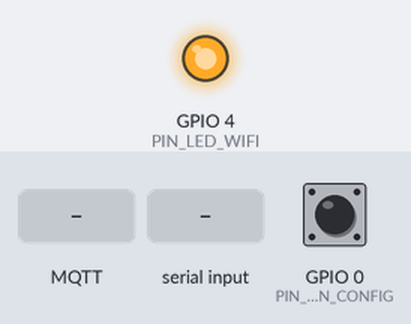
This sketch was run on a simulated ESP8266 (NodeMCU). On the bench: output pins drawn as LEDs (lit = HIGH). Inputs (shaded band) come from the test bench; at power-on: GPIO 0 (PIN_BUTTON_CONFIG) HIGH. WiFi joins after 1.5 s; servers stay silent unless stated; EEPROM starts erased; no MQTT or app messages arrive unless stated; what the sketch prints to the serial monitor is not drawn.

Above: at 1.8 s.
1.9 s: MQTT message "{" arrives on the first subscribed topic
4.3 s: "}" received over Serial
5.8 s: GPIO 0 (PIN_BUTTON_CONFIG) pulled LOW for 3.2 s
At 10.9 s:
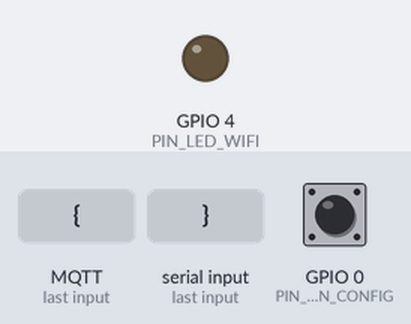
Timing chart, 0 to 12.4 s (numbered marks = the images above; inputs shaded):
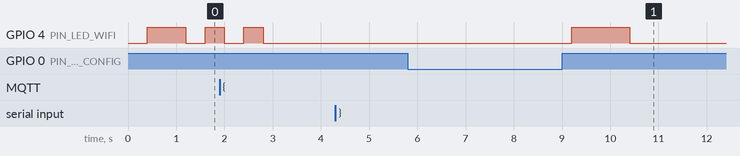

The sketch:

scr_esp.ino
```cpp
/*
 * Wishock.ino
 * Date: 10/9/2017
 */

/*************************************************/
/*                  INCLUDE                      */
/*************************************************/
#include <ESP8266WiFi.h>
#include <PubSubClient.h>
#include <ArduinoJson.h>
#include <EEPROM.h>
#include "user_interface.h"
#include "wishock.h"
#include "state.h"
/*************************************************/
/*                  GLOBAL VARIABLE              */
/*************************************************/

/*************************************************/
/*                  MAIN FUCTION                 */
/*************************************************/
void setup() {
  stateSetup();
}


void loop() {
  stateUpdate();
  stateMachine();

}
```

button.cpp
```cpp
/***************************************************************************************
* INCLUDE
***************************************************************************************/
#include <ESP8266WiFi.h>
#include "button.h"
#include "device.h"
#include "mqtt.h"
#include "protocol.h"

/***************************************************************************************
* LOCAL VARIABLES
***************************************************************************************/

/***************************************************************************************
* EXTERN VARIABLES
***************************************************************************************/
bool isButtonPressed = false;
/***************************************************************************************
* PUBLIC FUNCTION
***************************************************************************************/
/**
 * @brief       Init all button
 * @param       None
 */
void buttonInit(void){
    pinMode(PIN_BUTTON_CONFIG, INPUT_PULLUP);
}

/**
 * @brief       Button config check
 * @param       None
 * @retval      true
 *              false
 */
bool buttonConfigCheck(void){
    static uint8_t buttonLastStatus = HIGH;
    static uint32_t buttonLastPressed = 0;
    uint8_t buttonStatus = digitalRead(PIN_BUTTON_CONFIG);
    if(buttonStatus != buttonLastStatus){
        if(buttonStatus == LOW){
            buttonLastPressed = millis();
        }
    }
    else{
        if(buttonStatus == LOW){
            if((millis() - buttonLastPressed) > 3000){
                return true;
            }
        }
    }
    buttonLastStatus = buttonStatus;
    return false;
}
```

button.h
```cpp
#ifndef __BUTTON_H__
#define __BUTTON_H__

/***************************************************************************************
* INCLUDE
***************************************************************************************/
#include "wishock.h"

/***************************************************************************************
* PUBLIC FUNCTION PROTOTYPES
***************************************************************************************/
void buttonInit(void);
bool buttonConfigCheck(void);


#endif
```

device.cpp
```cpp
/***************************************************************************************
* INCLUDE
***************************************************************************************/
#include "device.h"
#include "button.h"
#include <ESP8266WiFi.h>

/***************************************************************************************
* PRIVATE DEFINES
***************************************************************************************/

/***************************************************************************************
* PUBLIC VARIABLES
***************************************************************************************/

/***************************************************************************************
* PUBLIC FUNCTIONS
***************************************************************************************/
/**
 * Initialize gpio (led, device)
 */
void deviceInit(void){
    pinMode(PIN_LED_WIFI, OUTPUT);
}

/**
 * Turn led wifi ON
 */
void ledWifiOn(void){
    digitalWrite(PIN_LED_WIFI, LOW);
}
/**
 * Turn led wifi OFF
 */
void ledWifiOff(void){
    digitalWrite(PIN_LED_WIFI, HIGH);
}

/**
 * Toggle led
 */
void ledWifiToggle(void){
    if(digitalRead(PIN_LED_WIFI) == HIGH)
        ledWifiOn();
    else
        ledWifiOff();
}
```

device.h
```cpp
#ifndef __DEVICE_H__
#define __DEVICE_H__

/***************************************************************************************
* INCLUDE
***************************************************************************************/
#include "wishock.h"
/***************************************************************************************
* PUBLIC DEFINE
***************************************************************************************/
#define DEVICE_ON     0
#define DEVICE_OFF    1
/***************************************************************************************
* PUBLIC FUNCTION PROTOTYPES
***************************************************************************************/
void deviceInit(void);
void ledWifiOn(void);
void ledWifiOff(void);
void ledWifiToggle(void);


#endif
```

mqtt.cpp
```cpp
/*************************************************/
/*                  INCLUDE                      */
/*************************************************/
#include <ESP8266WiFi.h>
#include <PubSubClient.h>
#include "wishock.h"
#include "protocol.h"
#include "button.h"
#include "device.h"
/*************************************************/
/*                  EXTERN VARIABLE              */
/*************************************************/
char gMqttTopicIn[25];
char gMqttTopicOut[25];
WiFiClient gESPClient;
PubSubClient client(gESPClient);
const char* gMqttServer = "cretacam.ddns.net";
/*************************************************/
/*                  LOCAL  VARIABLE              */
/*************************************************/
char gClientID[25];

/*************************************************/
/*                  FUCTION PROTOTYPE            */
/*************************************************/
String Get_macID (void);
void mqttCreateClientID (void);
/*************************************************/
/*                  MAIN FUNCTION                */
/*************************************************/
/**
 * @brief       process data received from server
 * @param       topic, payload (data) and length
 * @retval      None
 *
 */
void callback(char* topic, byte* payload, unsigned int length) {
  uint8_t byteRecv[length];
  String _mqttRecvData = "";
  #ifdef DEBUG
    Serial.print("DATA: Message arrived [");
    Serial.print(topic);
    Serial.println("] ");
  #endif
  for (int i = 0; i < length; i++)
  {
    byteRecv[i] = (uint8_t)payload[i];
  }
  protocolDataProcess(byteRecv, length);
}
/**
 * @brief       create topic for mqtt to sub and pub, create client ID
 * @param       none
 * @retval      none
 *
 */
void mqttCreateTopic(void)
{
  String _nameTopic = "CSR" + Get_macID();

  String _topic = _nameTopic + "/master";
  _topic.toCharArray(gMqttTopicIn, 24);

  _topic = _nameTopic + "/slave";
  _topic.toCharArray(gMqttTopicOut, 23);
  #ifdef DEBUG
    Serial.print("\r\nDATA: topicIn: ");
    Serial.println(gMqttTopicIn);
    Serial.print("DATA: topicOut: ");
    Serial.println(gMqttTopicOut);
  #endif
  mqttCreateClientID ();
  client.setServer(gMqttServer, 1889);
  client.setCallback(callback);

}
/**
 * @brief       Subscribe a topic with qos 0
 * @param       None
 * @retval      None
 *
 */
void mqttSubscribe(void)
{
   client.subscribe(gMqttTopicIn, 0);
}

/**
 * @brief       connect to mqtt server with ID : gClientID
 * @param       None
 * @retval      0: connect failed
 *              1: connect success
 */
int mqttConnect (void)
{
  return client.connect(gClientID);
}
/**
 * @brief       check connect to mqtt server
 * @param       None
 * @retval      1: connected
 *              0: not connected
 */
int mqttConnected (void)
{
  return client.connected();
}

/**
 * @brief       Publish a topic with qos 0
 * @param       pJsonOut: String json you want to publish
 * @retval      None
 *
 */
void mqttPublish (String pJsonOut)
{
  char _dataOut[100];
  pJsonOut.toCharArray(_dataOut, pJsonOut.length() + 1);
  client.publish(gMqttTopicOut, _dataOut);
  #ifdef DEBUG
    Serial.print("PROCESS: Publish json: ");
    Serial.print(_dataOut);
  #endif
}

void mqttPubTest (void)
{
  client.publish("topicTest", gClientID);
}

/**
 * @brief       maintain connect to server and process in coming message by call callback function
 * @param       None
 * @retval      None
 *
 */
void mqttLoop (void)
{
  client.loop();
}
/*************************************************/
/*                  LOCAL FUCTION                */
/*************************************************/
/**
 * @brief       get macID of ESP8266
 * @param       None
 * @retval      macid by string
 *
 */
String Get_macID (void)
{
  String _val;
  byte _mac[6];
  WiFi.macAddress(_mac);
  for (int i = 0; i < 6; i++)
  {
    if (_mac[i] < 0x10)
      _val += '0' + String(_mac[i], HEX);
    else _val += String(_mac[i], HEX);
  }
  return _val;
}

/**
 * @brief       create clientID to connect server
 * @param       None
 * @retval      None
 *
 */
void mqttCreateClientID (void)
{
  String _temp = Get_macID();
  _temp = "CSR" + _temp;
  _temp.toCharArray(gClientID, 25);
}
```

mqtt.h
```cpp
#ifndef __MQTT_H__
#define __MQTT_H__

/***************************************************************************************
* PUBLIC FUNCTION PROTOTYPES
***************************************************************************************/
void callback(char* topic, byte* payload, unsigned int length);
void mqttCreateTopic(void);
void mqttSubscribe(void);
int mqttConnect (void);
int mqttConnected (void);
void mqttPublish (String jsonOut);
void mqttLoop (void);
String Get_macID (void);
void mqttPubTest (void);
#endif
```

protocol.cpp
```cpp
/***************************************************************************************
* INCLUDE
***************************************************************************************/
#include <ESP8266WiFi.h>
#include <ArduinoJson.h>
#include "wishock.h"
#include "button.h"
#include "device.h"
#include "protocol.h"
#include "mqtt.h"
/***************************************************************************************
* EXTERN VARIABLES
***************************************************************************************/
String gUSER = "";
String gFunc = "";
String gAddr ="";
String gData = "";
/***************************************************************************************
* LOCAL FUNCTIONS PROTOTYPES
***************************************************************************************/

/***************************************************************************************
* PUBLIC FUNCTION
***************************************************************************************/
/**
 * @brief       Initialize protocol
 * @param       none
 * @retval      None
 *
 */
void protocolInit(void)
{

}


/**
 * @brief       create Json to prepare for publishing
 * @param       pFunc, pAddr, pData
 * @retval      String json
 *
 */
String protocolCreateJson (String pFunc, String pAddr, String pData)
{

   String _stringout = "{\"USER\" : \"CSR"  + Get_macID() + "\", \"FUNC\" : \"" + pFunc + "\", \"ADDR\" : \"" + pAddr + "\", \"DATA\" : \"" + pData + "\"}";
   return _stringout;
}

int protocolSerialRecv (String *s)
{
  char c;
  if(Serial.available())
  {
    c = Serial.read();
    if(c == '{')
    {
      *s += c;
      uint32_t _start = millis();
      while((c != '}')&&(millis() < (_start + 100)))
      {
        if(Serial.available())
        {
          c = Serial.read();
          if (c != 0x5C) // khac '\'
            *s += c;
        }
      }
    }
    if(c == '}')
    {
      return 1;
    }
    else
    {
      return 0;
    }
  }
}

/**
 * @brief       process data received from server
 * @param       pJsonRecv
 * @retval      None
 *
 */
void protocolDataProcess (uint8_t* data, int len)
{
  String dataString = "";
  for (int i = 0; i < len; i++)
  {
    dataString += (String)((char)data[i]); //change data from char to string
  }
  /* parse json */
  if (jsonParse(dataString) == 0)
  {
    #ifdef DEBUG
      Serial.println("FAILED: cant parse json");
    #endif
    mqttPublish(protocolCreateJson("003", "", "001")); //parse json failed, addr empty
  }
  else
  {
    #ifdef DEBUG
      Serial.println("SUCCESS: parse json ok");
    #endif
    // send all data to mcu
    #ifdef DEBUG
      Serial.println("PROCESS: send data to mcu");
    #endif
    protocolSendDatatoMCU(data, len);
  }
}


void protocolSendDatatoMCU (uint8_t* data, int len)
{
  for (int i = 0; i < len; i++)
    Serial.write(data[i]);
}

/**
 * @brief       parse Json
 * @param       pJson
 * @retval      0: parse failed
 *              1: parse success
 */
int jsonParse(String pJson)
{
  DynamicJsonBuffer _jsonBuffer;
  JsonObject& root = _jsonBuffer.parseObject(pJson);
  if (!root.success())
  {
    return 0;
  }
  else
  {
    String _a      = root["USER"];
    gUSER = _a;
    String _b      = root["FUNC"];
    gFunc = _b;
    String _c      = root["ADDR"];
    gAddr = _c;
    String _d      = root["DATA"];
    gData = _d;
    return 1;
  }
}
```

protocol.h
```cpp
#ifndef __PROTOCOL_H__
#define __PROTOCOL_H__

/***************************************************************************************
* INCLUDE
***************************************************************************************/
#include "wishock.h"

/***************************************************************************************
* PRIVATE DEFINES
***************************************************************************************/
#define  PROCESS_NORMAL  0
#define  FRAME_ERR       1
#define  PROCESS_ERR     2

enum {
  ERROR_PARSE_JSON = 1,
}error_t;

/***************************************************************************************
* PUBLIC FUNCTION PROTOTYPES
***************************************************************************************/
void protocolInit(void);
int jsonParse(String pJson);
int protocolSerialRecv (String *s);
void protocolSendDatatoMCU (uint8_t* data, int len);
void protocolDataProcess (uint8_t* data, int len);
#endif
```

state.h
```cpp
#ifndef __STATE_H__
#define __STATE_H__

/***************************************************************************************
* INCLUDE
***************************************************************************************/
void stateMachine(void);
void stateUpdate(void);
void stateSetup (void);


#endif
```

wishock.h
```cpp
#ifndef WISHOCK_H
#define WISHOCK_H

/*************************************************/
/*                  DEFINE SYMBOL                */
/*************************************************/
#define PIN_BUTTON_CONFIG             0
#define PIN_LED_WIFI                  4
#define EEPROM_ADDRESS                0x10
#define DEBUG

typedef enum {
  STATE_CONFIG  = 0,
  STATE_CONTROL = ~STATE_CONFIG,
}fsm_t;

typedef enum {
  LED_STATUS_BLINK = 0,
  LED_STATUS_ON ,
  LED_STATUS_OFF,
}led_status_t;


#endif
```

Source omitted: state.cpp (7357 bytes)

Measured:
- after the input at 4.3 s, every drawn part: stays the same
- after the input at 5.8 s, GPIO 4 (PIN_LED_WIFI): LOW → HIGH after 3.4 s, → LOW 1.2 s later
